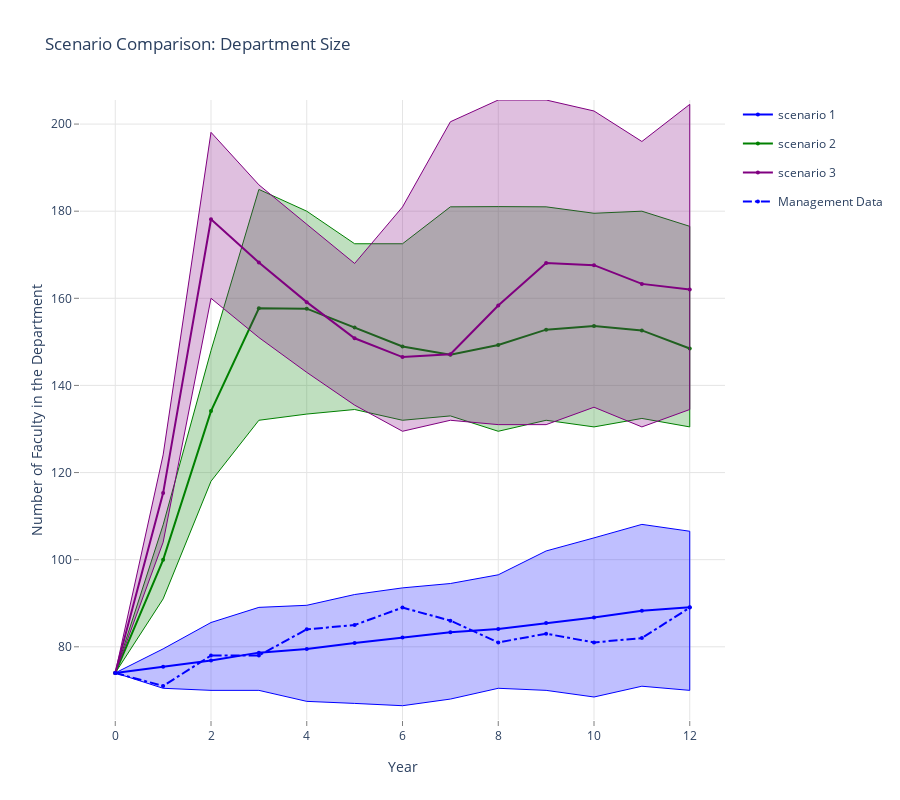

The notebook cell saved with this chart:
### Markdown cell above
## Comparison of Model 3 Growth Models: Department Size

### Code cell
data = []
linecolors = ['rgb(0,0,255)', 'rgb(0,128,0)', 'rgb(128,0,128)', 'rgb(139,69,19)']
fillcolors = ['rgba(0,0,255,0.25)', 'rgba(0,128,0,0.25)', 'rgba(128,0,128,0.25)', 'rgba(160,82,45,0.25)']
legend_labels = ['scenario 1', 'scenario 2', 'scenario 3']

for k,v in enumerate(results.mlist):
    data.append(go.Scatter(
        x=np.append(v.summary_matrix['yr'], v.summary_matrix['yr'].values[::-1]),
        y=np.append(v.summary_matrix['deptn_975'], v.summary_matrix['deptn_025'].values[::-1]),
        fill='tozerox',
        fillcolor=fillcolors[k],
        line=dict(color=linecolors[k],
                 width=1),
        legendgroup=legend_labels[k],
        showlegend=False,
        mode='lines',
        name=legend_labels[k],
    ))

    data.append(go.Scatter(
        x=v.summary_matrix['yr'],
        y=v.summary_matrix['deptn_avg'],
        line=dict(color=linecolors[k],
                 width=2),
        legendgroup=legend_labels[k],
        showlegend=True,
        marker=dict(
            size=4),
        mode='lines+markers',
        name=legend_labels[k],
    ))


data.append(go.Scatter(
    x=v.summary_matrix['yr'], 
    y=v.summary_matrix['act_deptn'],
    line=dict(color='blue',
             dash='dashdot'),
    name='Management Data',
    mode='lines+markers',
    marker=dict(
        size=4),

))
    
layout = go.Layout(
    title='Scenario Comparison: Department Size',
    height=800,
    width=900,
    paper_bgcolor='rgb(255,255,255)',
    plot_bgcolor='rgb(255,255,255)',
    xaxis=dict(
        visible=True,
        title='Year',
        gridcolor='rgb(229,229,229)',
        showgrid=True,
        showline=True,
        showticklabels=True,
        tickcolor='rgb(127,127,127)',
        ticks='outside',
        zeroline=False
    ),
    yaxis=dict(
        title='Number of Faculty in the Department',
        gridcolor='rgb(229,229,229)',
        showgrid=True,
        showline=True,
        showticklabels=True,
        tickcolor='rgb(127,127,127)',
        ticks='outside',
        zeroline=False
    ),
)
fig = go.Figure(data=data, layout=layout)
plotly.offline.iplot(fig, filename= 'shaded_lines')

# export image for ingestion to pdf file.
# if not os.path.exists('images'):
#     os.mkdir('images')
# pio.write_image(fig, 'images/dept_size_plot.png')

### Figure 1 — Plotly figure (JSON) as saved in the notebook; plotly's stock layout.template omitted (floating-point values rounded to 4 significant figures)
{"data": [{"fill": "tozerox", "fillcolor": "rgba(0,0,255,0.25)", "legendgroup": "scenario 1", "line": {"color": "rgb(0,0,255)", "width": 1}, "mode": "lines", "name": "scenario 1", "showlegend": false, "type": "scatter", "x": [0, 1, 2, 3, 4, 5, 6, 7, 8, 9, 10, 11, 12, 12, 11, 10, 9, 8, 7, 6, 5, 4, 3, 2, 1, 0], "y": [74, 79.53, 85.58, 89.05, 89.53, 92, 93.53, 94.53, 96.53, 102, 105, 108.1, 106.5, 70, 70.95, 68.47, 70, 70.47, 68, 66.47, 67, 67.47, 70, 70, 70.47, 74]}, {"legendgroup": "scenario 1", "line": {"color": "rgb(0,0,255)", "width": 2}, "marker": {"size": 4}, "mode": "lines+markers", "name": "scenario 1", "showlegend": true, "type": "scatter", "x": [0, 1, 2, 3, 4, 5, 6, 7, 8, 9, 10, 11, 12], "y": [74, 75.43, 76.86, 78.66, 79.48, 80.86, 82.16, 83.36, 84.09, 85.47, 86.72, 88.29, 89.05]}, {"fill": "tozerox", "fillcolor": "rgba(0,128,0,0.25)", "legendgroup": "scenario 2", "line": {"color": "rgb(0,128,0)", "width": 1}, "mode": "lines", "name": "scenario 2", "showlegend": false, "type": "scatter", "x": [0, 1, 2, 3, 4, 5, 6, 7, 8, 9, 10, 11, 12, 12, 11, 10, 9, 8, 7, 6, 5, 4, 3, 2, 1, 0], "y": [74, 108, 148, 185, 180, 172.5, 172.5, 181, 181.1, 181, 179.5, 180, 176.5, 130.5, 132.4, 130.5, 132, 129.5, 133, 132, 134.5, 133.4, 132, 118, 91, 74]}, {"legendgroup": "scenario 2", "line": {"color": "rgb(0,128,0)", "width": 2}, "marker": {"size": 4}, "mode": "lines+markers", "name": "scenario 2", "showlegend": true, "type": "scatter", "x": [0, 1, 2, 3, 4, 5, 6, 7, 8, 9, 10, 11, 12], "y": [74, 99.97, 134.1, 157.7, 157.6, 153.3, 148.9, 147.0, 149.3, 152.8, 153.7, 152.6, 148.5]}, {"fill": "tozerox", "fillcolor": "rgba(128,0,128,0.25)", "legendgroup": "scenario 3", "line": {"color": "rgb(128,0,128)", "width": 1}, "mode": "lines", "name": "scenario 3", "showlegend": false, "type": "scatter", "x": [0, 1, 2, 3, 4, 5, 6, 7, 8, 9, 10, 11, 12, 12, 11, 10, 9, 8, 7, 6, 5, 4, 3, 2, 1, 0], "y": [74, 124.0, 198.1, 186.1, 177, 168, 181.0, 200.5, 205.5, 205.5, 203, 196, 204.5, 134.5, 130.5, 135, 131, 131, 132, 129.5, 135.5, 143, 151, 160, 104, 74]}, {"legendgroup": "scenario 3", "line": {"color": "rgb(128,0,128)", "width": 2}, "marker": {"size": 4}, "mode": "lines+markers", "name": "scenario 3", "showlegend": true, "type": "scatter", "x": [0, 1, 2, 3, 4, 5, 6, 7, 8, 9, 10, 11, 12], "y": [74, 115.3, 178.2, 168.2, 159.1, 150.8, 146.5, 147.2, 158.3, 168.1, 167.6, 163.3, 162.0]}, {"line": {"color": "blue", "dash": "dashdot"}, "marker": {"size": 4}, "mode": "lines+markers", "name": "Management Data", "type": "scatter", "x": [0, 1, 2, 3, 4, 5, 6, 7, 8, 9, 10, 11, 12], "y": [74, 71, 78, 78, 84, 85, 89, 86, 81, 83, 81, 82, 89]}], "layout": {"height": 800, "paper_bgcolor": "rgb(255,255,255)", "plot_bgcolor": "rgb(255,255,255)", "title": {"text": "Scenario Comparison: Department Size"}, "width": 900, "xaxis": {"gridcolor": "rgb(229,229,229)", "showgrid": true, "showline": true, "showticklabels": true, "tickcolor": "rgb(127,127,127)", "ticks": "outside", "title": {"text": "Year"}, "visible": true, "zeroline": false}, "yaxis": {"gridcolor": "rgb(229,229,229)", "showgrid": true, "showline": true, "showticklabels": true, "tickcolor": "rgb(127,127,127)", "ticks": "outside", "title": {"text": "Number of Faculty in the Department"}, "zeroline": false}}}
